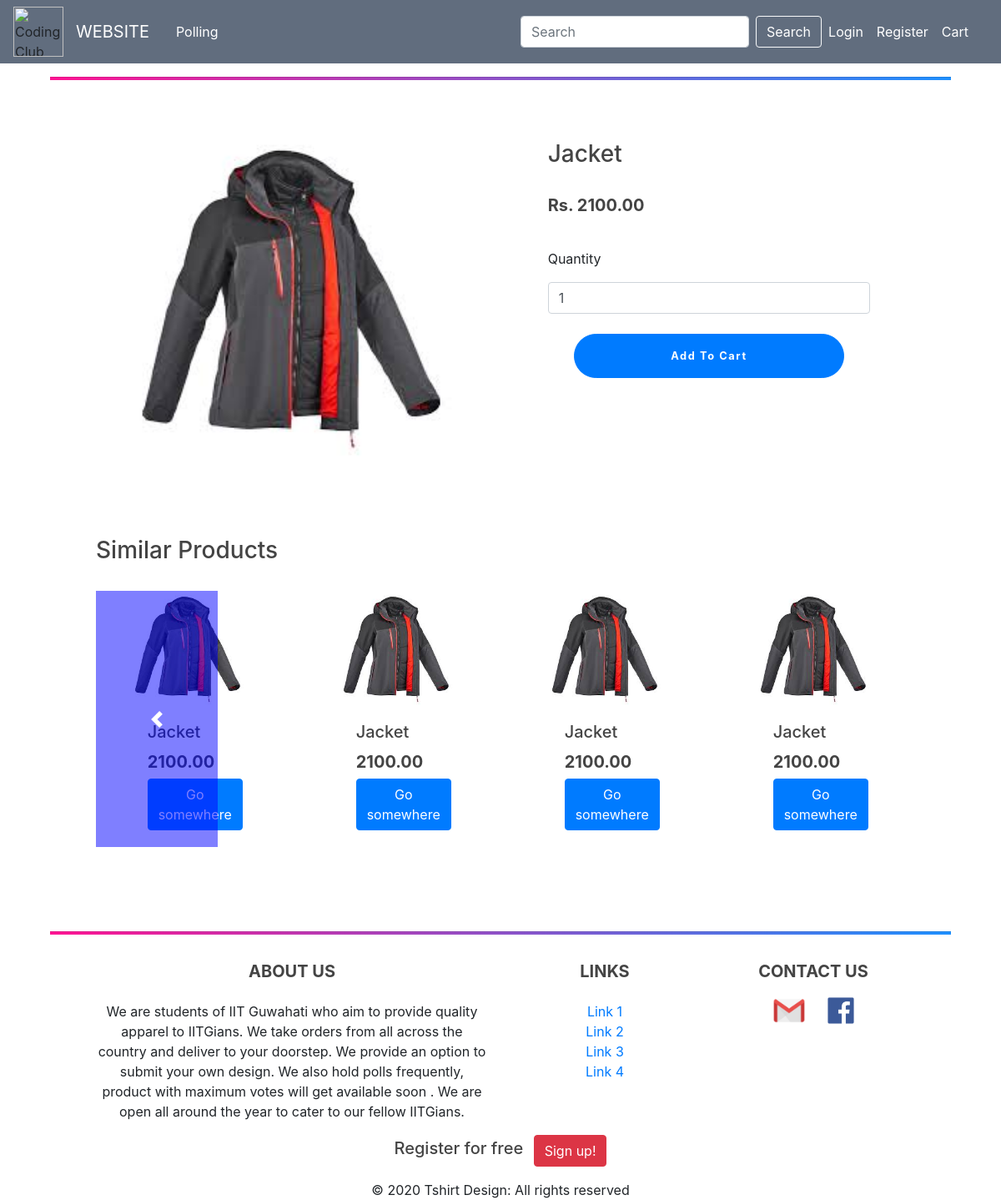
The page /1/jacket1/ on the database its author committed.
### blog/models.py (models this page shows, shortened)
class Product(models.Model):
    merchant = models.ForeignKey(User, on_delete=models.CASCADE, limit_choices_to={'groups': 1})
    category = models.ForeignKey(Category, related_name='products', on_delete=models.CASCADE)
    name = models.CharField(max_length=150)
    description = models.TextField(blank=True)
    price = models.DecimalField(decimal_places=2, max_digits=10)
    slug = models.SlugField(max_length=150)
    stock = models.PositiveIntegerField(default=1)
    available = models.BooleanField(default=1)
    created_at = models.DateTimeField(auto_now_add=True)
    updated_at = models.DateTimeField(auto_now=True)
    image = models.ImageField(upload_to='products')
    image1 = models.ImageField(upload_to='products', blank=True, null=True)
    image2 = models.ImageField(upload_to='products', blank=True, null=True)
    image3 = models.ImageField(upload_to='products', blank=True, null=True)
    class Meta:
        ordering = ('name',)
        index_together = (('id', 'slug'),)
    def get_absolute_url(self):
        return reverse('blog:product_detail', args=[self.id, self.slug])

### blog/views.py (the view)
# urls.py: re_path(r'^(?P<id>\d+)/(?P<slug>[-\w]+)/$', views.product_detail, name='product_detail'),
def product_detail(request, id, slug):
    product = get_object_or_404(Product, id=id, slug=slug, available=True)
    context = {
        'product': product
    }
    return render(request, 'blog/details.html', context)

### blog/models.py (called while the page is built)
    def all(self):
        return super(VariationsManager,self).filter(active=True)

### blog/templates/blog/details.html (shortened to what this page needs)
{% extends "blog/base.html" %}
{% load static %}
{% block content %}
    <br>
    <br>
    <div class="col-sm-11 col-lg-10 col-md-10 mx-auto mb-4">
        <div class="row">
            <div class="col-lg-5 col-md-6 col-sm-10 mx-auto mb-4">
                <div id="carousel-thumb" class="carousel slide carousel-fade carousel-thumbnails" data-interval="false">
                    <div class="carousel-inner" role="listbox">
                        <div class="carousel-item active">
                            <img class="d-block w-100" src="{{ product.image.url }}" alt="First slide">
                        </div>
                    </div>
                    <a class="carousel-control-prev" href="#carousel-thumb" role="button" data-slide="prev">
                        <span class="carousel-control-prev-icon" aria-hidden="true"></span>
                    </a>
                    <a class="carousel-control-next" href="#carousel-thumb" role="button" data-slide="next">
                        <span class="carousel-control-next-icon" aria-hidden="true"></span>
                    </a>
                    <ol class="carousel-indicators">
                        <li data-target="#carousel-thumb" data-slide-to="0" class="active">
                        </li>
                    </ol>
                </div>
            </div>
            <div class="col-lg-5 col-md-5 col-sm-10 mx-auto py-2">
                <h3 class="">{{ product.name }}</h3>
                <br>
                <h5 class=""><strong> Rs. {{ product.price }}</strong> </h5>
                <br>
                <form class="form-signin" method='POST' action='{% url 'add_to_cart' product.slug %}'>
                    <p>Quantity</p>
                    <input class="form-control" name="qty" type='number' value="1" min="1" >
                    <br>
                    <div class="col-sm-11 mx-auto">
                        <button class="btn btn-lg btn-primary btn-block" type="submit" value="Add to Cart">Add To Cart</button>
                    </div>
                </form>
            </div>
        </div>
    </div>
    <br>
    <br>
    <div class="col-lg-10 col-sm-10 col-md-10 mx-auto">
        <h3>Similar Products</h3>
        <br>
        <div id="carouselExampleIndicators" class="carousel slide" data-interval="false">
            <ol class="carousel-indicators">
                <li data-target="#carouselExampleIndicators" data-slide-to="0" class="active"></li>
                <li data-target="#carouselExampleIndicators" data-slide-to="1"></li>
                <li data-target="#carouselExampleIndicators" data-slide-to="2"></li>
            </ol>
            <div class="carousel-inner">
                <div class="carousel-item active">
                    <div class="row">
                        <div class="col-sm-5 col-lg-2 col-md-4 mx-auto" style="width: 16rem">
                            <img class="card-img-top"  src="{{ product.image.url }}" alt="{{ product.name }}">
                            <div class="card-body">
                                <h5 class="card-title">{{ product.name }}</h5>
                                <h5 class="card-text"> <strong>{{ product.price }} </strong></h5>
                                <a href="{{ product.get_absolute_url }}" class="btn btn-primary">Go somewhere</a>
                            </div>
                        </div>
                        <div class="col-sm-5 col-lg-2 col-md-4 mx-auto" style="width: 16rem">
                            <img class="card-img-top" src="{{ product.image.url }}" alt="{{ product.name }}">
                            <div class="card-body">
                                <h5 class="card-title">{{ product.name }}</h5>
                                <h5 class="card-text"> <strong>{{ product.price }} </strong></h5>
                                <a href="{{ product.get_absolute_url }}" class="btn btn-primary">Go somewhere</a>
                            </div>
                        </div>
                        <div class="col-sm-5 col-lg-2 col-md-4 mx-auto" style="width: 16rem">
                            <img class="card-img-top" src="{{ product.image.url }}" alt="{{ product.name }}">
                            <div class="card-body">
                                <h5 class="card-title">{{ product.name }}</h5>
                                <h5 class="card-text"> <strong>{{ product.price }} </strong></h5>
                                <a href="{{ product.get_absolute_url }}" class="btn btn-primary">Go somewhere</a>
                            </div>
                        </div>
                        <div class="col-sm-5 col-lg-2 col-md-4 mx-auto" style="width: 16rem">
                            <img class="card-img-top" src="{{ product.image.url }}" alt="{{ product.name }}">
                            <div class="card-body">
                                <h5 class="card-title">{{ product.name }}</h5>
                                <h5 class="card-text"> <strong>{{ product.price }} </strong></h5>
                                <a href="{{ product.get_absolute_url }}" class="btn btn-primary">Go somewhere</a>
                            </div>
                        </div>
                    </div>
                </div>
            </div>
            <a class="carousel-control-prev"  style="background-color: blue" href="#carouselExampleIndicators" role="button" data-slide="prev">
                <span class="carousel-control-prev-icon" aria-hidden="true"></span>
            </a>
            <a class="carousel-control-next" href="#carouselExampleIndicators" role="button" data-slide="next">
                <span class="carousel-control-next-icon" aria-hidden="true"></span>
            </a>
        </div>
    </div>
{% endblock %}

### blog/static/blog/main.css (style rules this page uses)
body { position: relative; margin: 0; padding-bottom: 6rem; min-height: 100%; background: #fff; color: #333333; }
h1, h2, h3, h4, h5, h6 { color: #444444; }
.form-signin { width: 100%; }
.form-signin .btn { font-size: 80%; border-radius: 5rem; letter-spacing: .1rem; font-weight: bold; padding: 1rem; transition: all 0.2s; }

### rows shown on the page
Product: image (picture), name "Jacket", price "2100.00"
